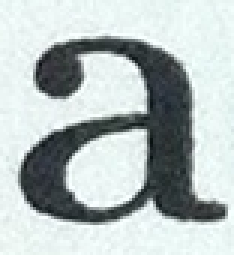
#> input picture data/target/cmbx12/a/uned1.png, 78 x 85 px (shown 3 times larger)
$ python -i analyze.py   (imports and definitions only)   (older library calls are emulated)
#> lines starting #> are read from the running program, lines starting #| are printed output that depends on the picture; after the words box and inside, x2 and y2 are one past the last pixel; in counts of white or black regions, pixels touching at a corner belong together
import pyqtgraph as pg
from pyqtgraph.Qt import QtCore, QtGui
import numpy as np
import cv2
import os
import re
import sys


TARGET_DIR = "data/target"
RENDER_DIR = "data/render"
RENDER_STR = "{}.png"
DEBUG = False

class Render:
	# [100 lines left out: functions __init__, load_file, load_symbol, set_shape, show, box_sobel and 1 more, not called in this run]
		#print('Render size {}'.format(self.render_size))

	def show_render(self):
		render = self.get_img()
		self.show(render)

	# [40 lines left out: functions get_img, set_T0, set_S0, set_Tc, not called in this run]

	def set_St(self):
		self.St[0, 0] = 0.8
		self.St[1, 1] = 0.8

	# [14 lines left out: functions set_angle, prepare_shape, not called in this run]

class Target:
	def __init__(self, target_file):
		self.path = target_file
		self.load_file(target_file)
		self.size = self.img.size
		self.otsu()
		self.normalize(self.img, self.otsu)
		self.img = self.expand_hist(self.img)
		self.crop_target()
		self.extract_info(target_file)

	def extract_info(self, target):
		self.name = os.path.basename(target)
		dir_char = os.path.dirname(target)
		self.char = os.path.basename(dir_char)
		dir_font = os.path.dirname(dir_char)
		self.font = os.path.basename(dir_font)

	def load_file(self, img_file):
		#print("Load image %s" % img_file)
#> called with img_file = 'data/target/cmbx12/a/uned1.png'
		self.img = cv2.imread(img_file, 0)
#> self.img: shape (85, 78); min 12, max 253, mean 186.9
#> in otsu, `v,th_otsu = cv2.threshold(self.img, 0, 255, cv2.THRESH_BINARY | cv2.TH..`:
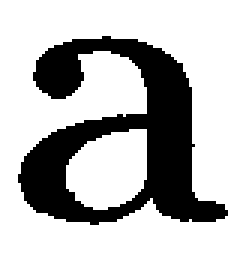
#> th_otsu: shape (85, 78) (shown 3 times larger); 70.8% white; 1 black region, box (x1, y1, x2, y2) and area: (6, 12, 76, 75) 1938
#> in otsu, `v,th_otsu = cv2.threshold(self.img, 0, 255, cv2.THRESH_BINARY | cv2.TH..`: v = 150
		assert type(self.img) == np.ndarray
		if self.img.shape[0] > 100:
			self.adjust_size()

	def adjust_size(self):
		f, c = self.img.shape
		s = 100. / float(f)
		y,x = (100, int(c*s))
		self.img = cv2.resize(self.img, (x, y), interpolation=cv2.INTER_AREA)

	def expand_hist(self, img):
		minv,maxv,minl,maxl = cv2.minMaxLoc(img)
		if(maxv-minv == 0): return img
		imgf = img.astype(np.float)
		imgf = (imgf - minv) / (maxv-minv) * 255
		img = imgf.astype(np.uint8)
		return img

	def hist_map(self, img, fmin, fmax):
		'''Coloca el valor fmin en 0 y fmax en 255.'''
		imgf = img.astype(np.float)
		imgf = (imgf - fmin) / (fmax-fmin) * 255.
		imgf[imgf > 255] = 255
		imgf[imgf < 0] = 0
		img = imgf.astype(np.uint8)
		return img

	def normalize(self, img, otsu):
		inv_otsu = 255 - otsu
		t = self.otsu_value
#> t = 150
		img[img < t]
		img_white = img[img > t]
#> img_white = 4692 values, max 253 at index 1258, min 151 at index 1034, mean 238.3
		img_black = img[img <= t]
#> img_black = 1938 values, max 150 at index 170, min 12 at index 246, mean 62.45
		white_mean = np.mean(img_white)
#> white_mean = 238.3
		black_mean = np.mean(img_black)
#> black_mean = 62.45
		white_var = np.var(img_white)
#> white_var = 213
		black_var = np.var(img_black)
#> black_var = 568

		black_th = min(20, black_mean)
#> black_th = 20

		img_expand = self.hist_map(self.img, black_th, white_mean)
#> in hist_map, `imgf[imgf > 255] = 255`:
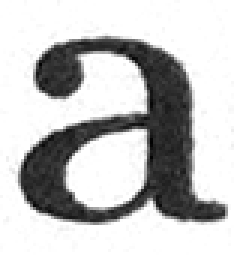
#> imgf: shape (85, 78) float64 (shown 3 times larger); min -9.34, max 255, mean 191.8; drawn with min black and max white
#> in hist_map, `imgf[imgf < 0] = 0`: imgf: shape (85, 78) float64; 0.12% of pixels changed, all inside (x1, y1, x2, y2) = (11, 19, 51, 69)
#> in expand_hist, `minv,maxv,minl,maxl = cv2.minMaxLoc(img)`: minv = 0; maxv = 255; minl = (44, 19); maxl = (0, 0)
		if DEBUG:
			print('Otsu value {}'.format(self.otsu_value))
			print("White mean {}, variance {}".format(white_mean, white_var))
			print("Black mean {}, variance {}".format(black_mean, black_var))
			cv2.imshow('expand', img_expand)
			cv2.waitKey(1)
		self.img = img_expand

	def otsu(self):
		v,th_otsu = cv2.threshold(self.img, 0, 255, cv2.THRESH_BINARY | cv2.THRESH_OTSU)
		self.otsu = th_otsu
		self.otsu_value = v

	def box_otsu(self, img):
		K = 1
		inv = 255 - self.otsu
		nz = inv.nonzero()
#> nz = 1938 positions, rows 12 to 74, columns 6 to 75
		h,w = img.shape
#> h = 85; w = 78
		x0, x1 = (np.min(nz[1]), np.max(nz[1]))
#> x0 = 6; x1 = 75
		y0, y1 = (np.min(nz[0]), np.max(nz[0]))
#> y0 = 12; y1 = 74
		x0, x1 = (np.max([x0-K, 0]), np.min([w-1, x1+K+1]))
#> x0 = 5; x1 = 77
		y0, y1 = (np.max([y0-K, 0]), np.min([h-1, y1+K+1]))
#> y0 = 11; y1 = 76
		box = (x0, x1+1, y0, y1+1)
#> box = (5, 78, 11, 77)
		#return img[y0:y1+1,x0:x1+1]
		return box

	# [29 lines left out: function box_sobel, not called in this run]

	def crop_target(self):
		#box = self.box_sobel(self.img)
		box = self.box_otsu(self.img)
#> box = (5, 78, 11, 77)
		#self.img = 255 - cv2.bitwise_and(255 - self.img, self.mask)
		#print("Target pre box = {}".format(box))
		x0, x1, y0, y1 = box
#> x0 = 5; x1 = 78; y0 = 11; y1 = 77
		self.target_shape = (y1-y0+2, x1-x0+2)
#> self.target_shape = (68, 75)
		f, c = self.target_shape
#> f = 68; c = 75
		mf, mc = self.img.shape
#> mf = 85; mc = 78
		#print("Target shape = {}".format(self.target_shape))
		x0 = int(max(0, round(x0 - c * 0.1)))
#> x0 = 0
		x1 = int(min(mc-1, round(x1 + c * 0.1)))
#> x1 = 77
		y0 = int(max(0, round(y0 - f * 0.1)))
#> y0 = 4
		y1 = int(min(mf-1, round(y1 + f * 0.1)))
#> y1 = 84
		self.box = (x0, x1, y0, y1)
#> self.box = (0, 77, 4, 84)
		self.target_shape = (y1-y0+2, x1-x0+2)
#> self.target_shape = (82, 79)
		#print("Target box = {}".format(self.box))

	def get_shape(self):
		return self.target_shape

	def show_target(self):
		target = self.get_img()
		self.show(target)

	# [19 lines left out: functions get_img, show, not called in this run]

class Compare:
	def __init__(self, target, render):
		self.target = target
		self.render = render

	# [215 lines left out: functions compare, iterative_fit, compare_img, expand_hist, fill_shape, fine_tune and 4 more, not called in this run]

class Recognize:
	def __init__(self, target, char):
		self.target = target
		self.char = char

	# [23 lines left out: functions natural_sort, recognize_font, not called in this run]

class Analize:
	def __init__(self):
		self.target_names = self.find_targets(TARGET_DIR)

	# [26 lines left out: functions natural_sort, find_targets, extract_info, compare, not called in this run]

	def print_cell(self, value):
		sys.stdout.write('{:2.1f}%\t'.format(value*100.))
		sys.stdout.flush()

	# [76 lines left out: functions print_header, family, print_table, all, main, not called in this run]


# [3 lines not run here, left out]

>>> result = Target('data/target/cmbx12/a/uned1.png').adjust_size()
#> in adjust_size, `self.img = cv2.resize(self.img, (x, y), interpolation=cv2.INTER_AREA)`:
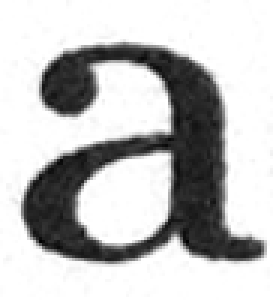
#> self.img: shape (100, 91) (shown 3 times larger); min 0, max 255, mean 191.5

$ run again, on data/target/cmmi12/a/uned2-norm.png
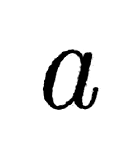
#> input picture data/target/cmmi12/a/uned2-norm.png, 135 x 156 px
#> in load_file, self.img is the input picture: shape (156, 135); min 0, max 255, mean 239.7
#> in adjust_size, `self.img = cv2.resize(self.img, (x, y), interpolation=cv2.INTER_AREA)`:
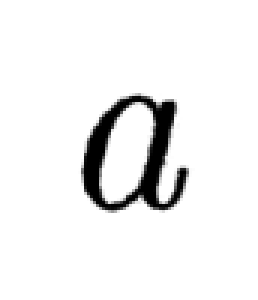
#> self.img: shape (100, 86) (shown 3 times larger); min 0, max 255, mean 239.7
#> in otsu, `v,th_otsu = cv2.threshold(self.img, 0, 255, cv2.THRESH_BINARY | cv2.TH..`:
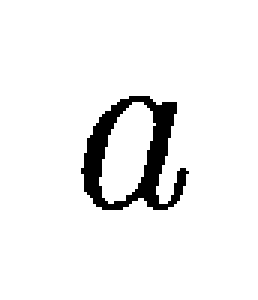
#> th_otsu: shape (100, 86) (shown 3 times larger); 93.9% white; 1 black region, box (x1, y1, x2, y2) and area: (27, 32, 63, 70) 523
#> v = 137
#> img_white = 8077 values, max 255 at index 0, min 138 at index 3736, mean 253.8
#> img_black = 523 values, max 137 at index 252, min 0 at index 10, mean 21.76
#> white_mean = 253.8
#> black_mean = 21.76
#> white_var = 83.97
#> black_var = 1356.6
#> black_th = 20
#> minv = 0; maxv = 255; minl = (44, 32); maxl = (0, 0)
#> nz = 523 positions, rows 32 to 69, columns 27 to 62
#> in box_otsu, `x0, x1 = (np.min(nz[1]), np.max(nz[1]))`: x0 = 27; x1 = 62
#> in box_otsu, `y0, y1 = (np.min(nz[0]), np.max(nz[0]))`: y0 = 32; y1 = 69
#> in box_otsu, `x0, x1 = (np.max([x0-K, 0]), np.min([w-1, x1+K+1]))`: x0 = 26; x1 = 64
#> in box_otsu, `y0, y1 = (np.max([y0-K, 0]), np.min([h-1, y1+K+1]))`: y0 = 31; y1 = 71
#> in box_otsu, `box = (x0, x1+1, y0, y1+1)`: box = (26, 65, 31, 72)
#> in crop_target, `x0, x1, y0, y1 = box`: x0 = 26; x1 = 65; y0 = 31; y1 = 72
#> in crop_target, `self.target_shape = (y1-y0+2, x1-x0+2)`: self.target_shape = (43, 41)
#> in crop_target, `f, c = self.target_shape`: f = 43; c = 41
#> in crop_target, `x0 = int(max(0, round(x0 - c * 0.1)))`: x0 = 22
#> in crop_target, `x1 = int(min(mc-1, round(x1 + c * 0.1)))`: x1 = 69
#> in crop_target, `y0 = int(max(0, round(y0 - f * 0.1)))`: y0 = 27
#> in crop_target, `y1 = int(min(mf-1, round(y1 + f * 0.1)))`: y1 = 76
#> self.box = (22, 69, 27, 76)
#> in crop_target, `self.target_shape = (y1-y0+2, x1-x0+2)`: self.target_shape = (51, 49)

$ run again, on data/target/cmmi12/a/uned2.png
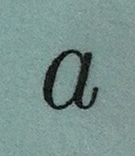
#> input picture data/target/cmmi12/a/uned2.png, 135 x 156 px
#> in otsu, `v,th_otsu = cv2.threshold(self.img, 0, 255, cv2.THRESH_BINARY | cv2.TH..`:
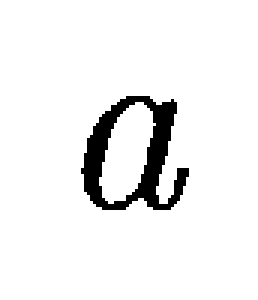
#> th_otsu: shape (100, 86) (shown 3 times larger); 93.7% white; 1 black region, box (x1, y1, x2, y2) and area: (27, 32, 63, 70) 541
#> v = 92
#> img_white = 8059 values, max 164 at index 5001, min 93 at index 2942, mean 144.9
#> img_black = 541 values, max 92 at index 0, min 11 at index 12, mean 39.72
#> white_mean = 144.9
#> black_mean = 39.72
#> white_var = 49.13
#> black_var = 395.7
#> black_th = 20
#> in hist_map, `imgf[imgf > 255] = 255`:
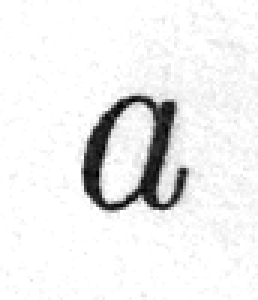
#> imgf: shape (100, 86) float64 (shown 3 times larger); min -18.37, max 255, mean 237; drawn with min black and max white
#> minv = 0; maxv = 255; minl = (43, 33); maxl = (0, 0)
#> nz = 541 positions, rows 32 to 69, columns 27 to 62
#> in box_otsu, `x0, x1 = (np.min(nz[1]), np.max(nz[1]))`: x0 = 27; x1 = 62
#> in box_otsu, `y0, y1 = (np.min(nz[0]), np.max(nz[0]))`: y0 = 32; y1 = 69
#> in box_otsu, `x0, x1 = (np.max([x0-K, 0]), np.min([w-1, x1+K+1]))`: x0 = 26; x1 = 64
#> in box_otsu, `y0, y1 = (np.max([y0-K, 0]), np.min([h-1, y1+K+1]))`: y0 = 31; y1 = 71
#> in box_otsu, `box = (x0, x1+1, y0, y1+1)`: box = (26, 65, 31, 72)
#> in crop_target, `x0, x1, y0, y1 = box`: x0 = 26; x1 = 65; y0 = 31; y1 = 72
#> in crop_target, `self.target_shape = (y1-y0+2, x1-x0+2)`: self.target_shape = (43, 41)
#> in crop_target, `f, c = self.target_shape`: f = 43; c = 41
#> in crop_target, `x0 = int(max(0, round(x0 - c * 0.1)))`: x0 = 22
#> in crop_target, `x1 = int(min(mc-1, round(x1 + c * 0.1)))`: x1 = 69
#> in crop_target, `y0 = int(max(0, round(y0 - f * 0.1)))`: y0 = 27
#> in crop_target, `y1 = int(min(mf-1, round(y1 + f * 0.1)))`: y1 = 76
#> self.box = (22, 69, 27, 76)
#> in crop_target, `self.target_shape = (y1-y0+2, x1-x0+2)`: self.target_shape = (51, 49)
